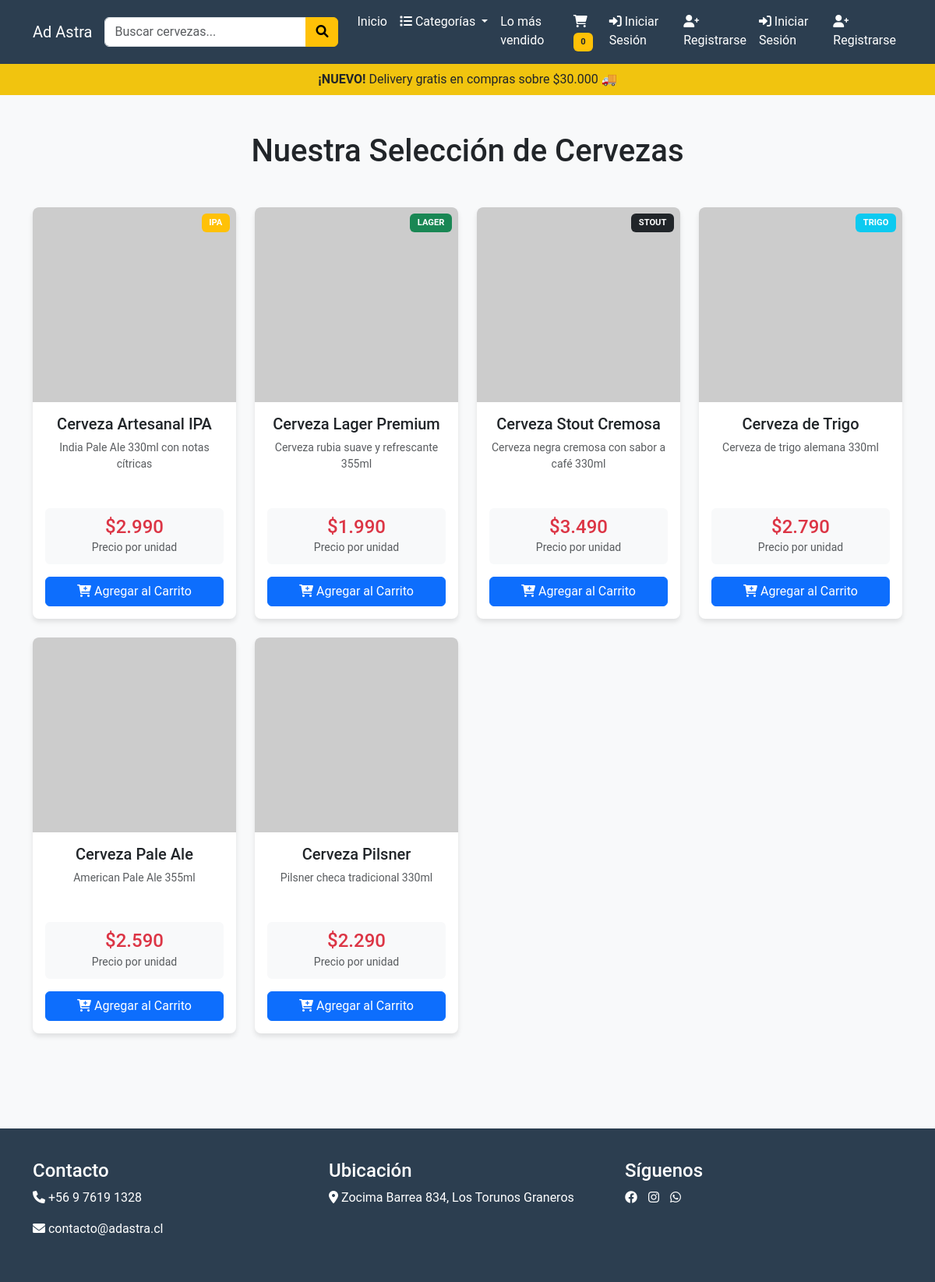
/cervezas.php, run on the app's committed database.
### tables this page shows
CREATE TABLE `productos` (
  `id` int(11) NOT NULL,
  `nombre` varchar(255) NOT NULL,
  `descripcion` text DEFAULT NULL,
  `precio` decimal(10,2) NOT NULL,
  `categoria` varchar(100) NOT NULL,
  `imagen` varchar(255) DEFAULT NULL,
  `stock` int(11) DEFAULT 0,
  `created_at` timestamp NOT NULL DEFAULT current_timestamp()
);

### config/auth.php (called while the page is built, shortened)
<?php
$host = "localhost";
$user = "root";
$password = "";
$db = "botilleria";
$conn = new mysqli($host, $user, $password, $db);
class Auth {
    public function isLoggedIn() {
        return isset($_SESSION['user_id']);
    }
}
$auth = new Auth($conn);
?>

### cervezas.php (the view, shortened to what this page needs)
<?php
require_once 'config/auth.php';
$host = "localhost";
$user = "root";
$password = "";
$db = "botilleria";
$conn = new mysqli($host, $user, $password, $db);
$busqueda = isset($_GET['buscar']) ? trim($_GET['buscar']) : '';
if (!empty($busqueda)) {
    $stmt = $conn->prepare("SELECT * FROM productos WHERE categoria = ? AND (nombre LIKE ? OR descripcion LIKE ?)");
    if ($stmt === false) {
        mostrarError("Error en la preparación de la consulta: " . $conn->error);
    }
    $categoria = 'cervezas';
    $busqueda_param = "%" . $busqueda . "%";
    $stmt->bind_param("sss", $categoria, $busqueda_param, $busqueda_param);
} else {
    $stmt = $conn->prepare("SELECT * FROM productos WHERE categoria = ?");
    $categoria = 'cervezas';
    $stmt->bind_param("s", $categoria);
}
if (!$stmt->execute()) {
    mostrarError("Error en la ejecución de la consulta: " . $stmt->error);
}
$cervezas = $stmt->get_result();
?>
<!DOCTYPE html>
<html lang="es">
<head>
    <link href="https://cdn.jsdelivr.net/npm/bootstrap@5.3.3/dist/css/bootstrap.min.css" rel="stylesheet">
    <link rel="stylesheet" href="https://cdnjs.cloudflare.com/ajax/libs/font-awesome/6.0.0/css/all.min.css">
</head>
<body>
<nav class="navbar navbar-expand-lg navbar-dark">
    <div class="container">
        <a class="navbar-brand" href="index.php">Ad Astra</a>
        <div class="collapse navbar-collapse" id="navbarNav">
            <div class="d-flex align-items-center me-auto">
                <form class="d-flex me-3" method="GET" style="min-width: 300px;">
                    <div class="input-group">
                        <input type="text" name="buscar" class="form-control" placeholder="Buscar cervezas..." value="<?php echo htmlspecialchars($busqueda); ?>">
                        <button class="btn btn-warning" type="submit">
                            <i class="fas fa-search"></i>
                        </button>
                    </div>
                </form>
            </div>
            <ul class="navbar-nav">
                <li class="nav-item">
                    <a class="nav-link" href="index.php">Inicio</a>
                </li>
                <li class="nav-item dropdown">
                    <a class="nav-link dropdown-toggle" href="#" id="navbarDropdown" role="button" data-bs-toggle="dropdown" aria-expanded="false">
                        <i class="fas fa-list"></i> Categorías
                    </a>
                </li>
                <li class="nav-item">
                    <a class="nav-link" href="mas-vendidos.php">Lo más vendido</a>
                </li>
                <li class="nav-item">
                    <a class="nav-link" href="carrito.php">
                        <i class="fas fa-shopping-cart"></i>
                        <span class="badge bg-warning text-dark" id="cart-count">0</span>
                    </a>
                </li>
                <?php if (isset($_SESSION['usuario_id'])): ?>
                    <li class="nav-item dropdown">
                        <a class="nav-link dropdown-toggle" href="#" id="navbarDropdown" role="button" data-bs-toggle="dropdown">
                            <i class="fas fa-user"></i> <?php echo htmlspecialchars($_SESSION['usuario_nombre']); ?>
                        </a>
                        <ul class="dropdown-menu">
                            <li><a class="dropdown-item" href="perfil.php"><i class="fas fa-user-circle"></i> Mi Perfil</a></li>
                            <li><a class="dropdown-item" href="perfil.php#pedidos"><i class="fas fa-box"></i> Mis Pedidos</a></li>
                            <li><a class="dropdown-item" href="perfil.php#favoritos"><i class="fas fa-heart"></i> Favoritos</a></li>
                            <li><hr class="dropdown-divider"></li>
                            <li><a class="dropdown-item" href="logout.php"><i class="fas fa-sign-out-alt"></i> Cerrar Sesión</a></li>
                        </ul>
                    </li>
                <?php else: ?>
                    <li class="nav-item">
                        <a class="nav-link" href="login.php">
                            <i class="fas fa-sign-in-alt"></i> Iniciar Sesión
                        </a>
                    </li>
                    <li class="nav-item">
                        <a class="nav-link" href="login.php#registro">
                            <i class="fas fa-user-plus"></i> Registrarse
                        </a>
                    </li>
                <?php endif; ?>
                <?php if ($auth->isLoggedIn()): ?>
                    <li class="nav-item dropdown">
                        <a class="nav-link dropdown-toggle" href="#" id="userDropdown" role="button" data-bs-toggle="dropdown" aria-expanded="false">
                            <i class="fas fa-user"></i> <?php echo htmlspecialchars($auth->getCurrentUser()['nombre']); ?>
                        </a>
                        <ul class="dropdown-menu">
                            <li><a class="dropdown-item" href="perfil.php"><i class="fas fa-user-circle"></i> Mi Perfil</a></li>
                            <li><a class="dropdown-item" href="perfil.php#pedidos"><i class="fas fa-shopping-bag"></i> Mis Pedidos</a></li>
                            <li><a class="dropdown-item" href="perfil.php#favoritos"><i class="fas fa-heart"></i> Favoritos</a></li>
                            <li><hr class="dropdown-divider"></li>
                            <li><a class="dropdown-item" href="logout.php"><i class="fas fa-sign-out-alt"></i> Cerrar Sesión</a></li>
                        </ul>
                    </li>
                <?php else: ?>
                    <li class="nav-item">
                        <a class="nav-link" href="login.php">
                            <i class="fas fa-sign-in-alt"></i> Iniciar Sesión
                        </a>
                    </li>
                    <li class="nav-item">
                        <a class="nav-link" href="login.php#registro">
                            <i class="fas fa-user-plus"></i> Registrarse
                        </a>
                    </li>
                <?php endif; ?>
            </ul>
        </div>
    </div>
</nav>
<div class="promo-banner text-center py-2" style="background-color: var(--accent-color);">
    <p class="mb-0"><strong>¡NUEVO!</strong> Delivery gratis en compras sobre $30.000 🚚</p>
</div>
<div class="container py-5">
    <h1 class="text-center mb-5">Nuestra Selección de Cervezas</h1>
    <div class="row">
        <?php if ($cervezas && $cervezas->num_rows > 0): ?>
            <?php while($producto = $cervezas->fetch_assoc()): ?>
                <div class="col-lg-3 col-md-4 col-sm-6 col-12 mb-4">
                    <div class="card product-card">
                        <?php
                        $nombre_lower = strtolower($producto['nombre']);
                        $descripcion_lower = strtolower($producto['descripcion']);
                        if (strpos($nombre_lower, 'ipa') !== false || strpos($descripcion_lower, 'ipa') !== false || strpos($descripcion_lower, 'india pale ale') !== false) {
                            $imagen_src = 'https://images.unsplash.com/photo-1608270586620-248524c67de9?w=400&h=400&fit=crop&crop=center';
                        } elseif (strpos($nombre_lower, 'lager') !== false || strpos($descripcion_lower, 'lager') !== false || strpos($descripcion_lower, 'rubia') !== false) {
                            $imagen_src = 'https://images.unsplash.com/photo-1618885472179-5e474019f2a9?w=400&h=400&fit=crop&crop=center';
                        } elseif (strpos($nombre_lower, 'stout') !== false || strpos($descripcion_lower, 'stout') !== false || strpos($descripcion_lower, 'negra') !== false || strpos($descripcion_lower, 'cremosa') !== false) {
                            $imagen_src = 'https://images.unsplash.com/photo-1569529465841-dfecdab7503b?w=400&h=400&fit=crop&crop=center';
                        } elseif (strpos($nombre_lower, 'trigo') !== false || strpos($descripcion_lower, 'trigo') !== false || strpos($descripcion_lower, 'alemana') !== false) {
                            $imagen_src = 'https://images.unsplash.com/photo-1535958636474-b021ee887b13?w=400&h=400&fit=crop&crop=center';
                        } elseif (strpos($nombre_lower, 'pale ale') !== false || strpos($descripcion_lower, 'pale ale') !== false || strpos($descripcion_lower, 'american') !== false) {
                            $imagen_src = 'https://images.unsplash.com/photo-1608270586620-248524c67de9?w=400&h=400&fit=crop&crop=center';
                        } elseif (strpos($nombre_lower, 'pilsner') !== false || strpos($descripcion_lower, 'pilsner') !== false || strpos($descripcion_lower, 'checa') !== false || strpos($descripcion_lower, 'tradicional') !== false) {
                            $imagen_src = 'https://images.unsplash.com/photo-1618885472179-5e474019f2a9?w=400&h=400&fit=crop&crop=center';
                        } else {
                            $imagen_src = 'https://images.unsplash.com/photo-1608270586620-248524c67de9?w=400&h=400&fit=crop&crop=center';
                        }
                        ?>
                        <div class="image-container position-relative">
                            <img src="<?php echo htmlspecialchars($imagen_src); ?>"
                                 class="card-img-top"
                                 alt="<?php echo htmlspecialchars($producto['nombre']); ?>"
                                 onerror="this.src='https://via.placeholder.com/400x400/2C3E50/ffffff?text=<?php echo urlencode($producto['nombre']); ?>';"
                                 loading="lazy">
                            <?php if (strpos($nombre_lower, 'ipa') !== false): ?>
                                <span class="badge bg-warning position-absolute top-0 end-0 m-2">IPA</span>
                            <?php elseif (strpos($nombre_lower, 'stout') !== false): ?>
                                <span class="badge bg-dark position-absolute top-0 end-0 m-2">STOUT</span>
                            <?php elseif (strpos($nombre_lower, 'lager') !== false): ?>
                                <span class="badge bg-success position-absolute top-0 end-0 m-2">LAGER</span>
                            <?php elseif (strpos($nombre_lower, 'trigo') !== false): ?>
                                <span class="badge bg-info position-absolute top-0 end-0 m-2">TRIGO</span>
                            <?php endif; ?>
                        </div>
                        <div class="card-body text-center d-flex flex-column">
                            <h5 class="card-title"><?php echo htmlspecialchars($producto['nombre']); ?></h5>
                            <p class="card-text flex-grow-1 text-muted small"><?php echo htmlspecialchars($producto['descripcion']); ?></p>
                            <div class="price-container mb-3">
                                <p class="text-danger h4 mb-0">$<?php echo number_format($producto['precio'], 0, ',', '.'); ?></p>
                                <small class="text-muted">Precio por unidad</small>
                            </div>
                            <button class="btn btn-primary w-100 agregar-carrito"
                                    data-id="<?php echo $producto['id']; ?>"
                                    data-nombre="<?php echo htmlspecialchars($producto['nombre']); ?>"
                                    data-precio="<?php echo $producto['precio']; ?>">
                                <i class="fas fa-cart-plus"></i> Agregar al Carrito
                            </button>
                        </div>
                    </div>
                </div>
            <?php endwhile; ?>
        <?php endif; ?>
    </div>
</div>
<footer class="footer" style="background-color: var(--primary-color); color: white; padding: 40px 0; margin-top: 50px;">
    <div class="container">
        <div class="row">
            <div class="col-md-4">
                <h4>Contacto</h4>
                <p><i class="fas fa-phone"></i> +56 9 7619 1328</p>
                <p><i class="fas fa-envelope"></i> contacto@adastra.cl</p>
            </div>
            <div class="col-md-4">
                <h4>Ubicación</h4>
                <p><i class="fas fa-map-marker-alt"></i> Zocima Barrea 834, Los Torunos Graneros</p>
            </div>
            <div class="col-md-4">
                <h4>Síguenos</h4>
                <div class="social-icons">
                    <a href="#" style="color: white; margin-right: 10px;"><i class="fab fa-facebook"></i></a>
                    <a href="#" style="color: white; margin-right: 10px;"><i class="fab fa-instagram"></i></a>
                    <a href="#" style="color: white;"><i class="fab fa-whatsapp"></i></a>
                </div>
            </div>
        </div>
    </div>
</footer>
</body>
</html>
</body>
</html>

### cervezas.php (style rules this page uses)
:root { --primary-color: #2C3E50; --secondary-color: #E74C3C; --accent-color: #F1C40F; }
body { font-family: 'Roboto', sans-serif; background-color: #f8f9fa; }
.navbar { background-color: var(--primary-color); }
.navbar-brand, .nav-link { color: white !important; }
.image-container { overflow: hidden; border-radius: 0.375rem 0.375rem 0 0; }
.card-img-top { height: 250px; object-fit: cover; background-color: #f8f9fa; transition: transform 0.3s ease, opacity 0.3s ease; width: 100%; }
.product-card { border: none; transition: transform 0.3s, box-shadow 0.3s; box-shadow: 0 4px 6px rgba(0,0,0,0.1); margin-bottom: 20px; height: 100%; border-radius: 0.5rem; overflow: hidden; }
.price-container { background-color: #f8f9fa; padding: 10px; border-radius: 0.375rem; margin: 10px 0; }
.badge { font-size: 0.7rem; padding: 0.4rem 0.6rem; }

### data on the page
productos: shows "IPA", nombre "Cerveza Artesanal IPA", descripcion "India Pale Ale 330ml con notas cítricas", precio "2.990"
productos: shows "LAGER", nombre "Cerveza Lager Premium", descripcion "Cerveza rubia suave y refrescante 355ml", precio "1.990"
productos: shows "STOUT", nombre "Cerveza Stout Cremosa", descripcion "Cerveza negra cremosa con sabor a café 330ml", precio "3.490"
productos: shows "TRIGO", nombre "Cerveza de Trigo", descripcion "Cerveza de trigo alemana 330ml", precio "2.790"
productos: nombre "Cerveza Pale Ale", descripcion "American Pale Ale 355ml", precio "2.590"
productos: nombre "Cerveza Pilsner", descripcion "Pilsner checa tradicional 330ml", precio "2.290"
